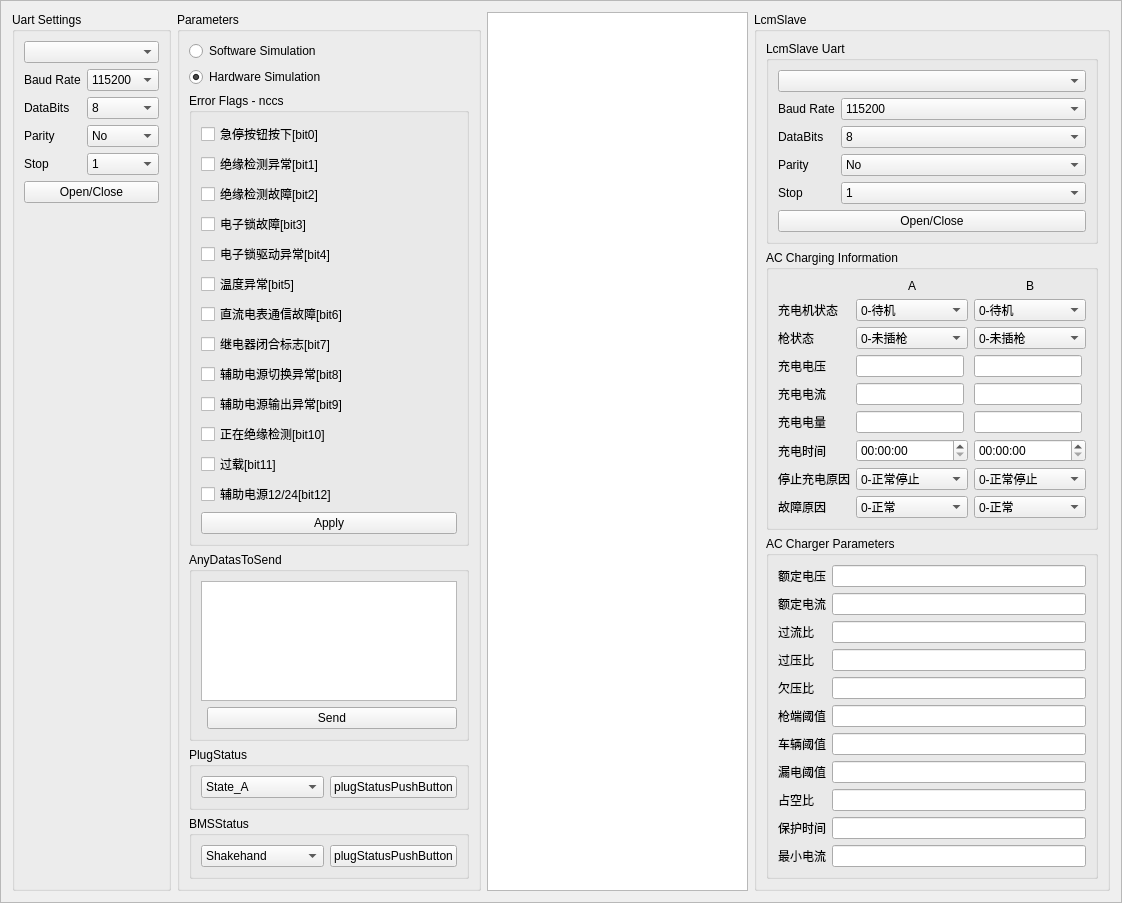
<?xml version="1.0" encoding="UTF-8"?>
<ui version="4.0">
 <class>Frame</class>
 <widget class="QFrame" name="Frame">
  <property name="geometry">
   <rect>
    <x>0</x>
    <y>0</y>
    <width>1122</width>
    <height>864</height>
   </rect>
  </property>
  <property name="windowTitle">
   <string>Frame</string>
  </property>
  <property name="frameShape">
   <enum>QFrame::StyledPanel</enum>
  </property>
  <property name="frameShadow">
   <enum>QFrame::Raised</enum>
  </property>
  <layout class="QHBoxLayout" name="horizontalLayout_3">
   <item>
    <widget class="QGroupBox" name="groupBox">
     <property name="title">
      <string>Uart Settings</string>
     </property>
     <layout class="QFormLayout" name="formLayout_3">
      <item row="0" column="0" colspan="2">
       <widget class="QComboBox" name="uartName"/>
      </item>
      <item row="1" column="0">
       <widget class="QLabel" name="label">
        <property name="text">
         <string>Baud Rate</string>
        </property>
       </widget>
      </item>
      <item row="1" column="1">
       <widget class="QComboBox" name="baudRate">
        <item>
         <property name="text">
          <string>115200</string>
         </property>
        </item>
        <item>
         <property name="text">
          <string>57600</string>
         </property>
        </item>
        <item>
         <property name="text">
          <string>56000</string>
         </property>
        </item>
        <item>
         <property name="text">
          <string>38400</string>
         </property>
        </item>
        <item>
         <property name="text">
          <string>19200</string>
         </property>
        </item>
        <item>
         <property name="text">
          <string>14400</string>
         </property>
        </item>
        <item>
         <property name="text">
          <string>9600</string>
         </property>
        </item>
        <item>
         <property name="text">
          <string>4800</string>
         </property>
        </item>
        <item>
         <property name="text">
          <string>2400</string>
         </property>
        </item>
        <item>
         <property name="text">
          <string>1200</string>
         </property>
        </item>
        <item>
         <property name="text">
          <string>600</string>
         </property>
        </item>
        <item>
         <property name="text">
          <string>300</string>
         </property>
        </item>
        <item>
         <property name="text">
          <string>110</string>
         </property>
        </item>
       </widget>
      </item>
      <item row="2" column="0">
       <widget class="QLabel" name="label_3">
        <property name="text">
         <string>DataBits</string>
        </property>
       </widget>
      </item>
      <item row="2" column="1">
       <widget class="QComboBox" name="dataBits">
        <item>
         <property name="text">
          <string>8</string>
         </property>
        </item>
        <item>
         <property name="text">
          <string>7</string>
         </property>
        </item>
        <item>
         <property name="text">
          <string>6</string>
         </property>
        </item>
        <item>
         <property name="text">
          <string>5</string>
         </property>
        </item>
        <item>
         <property name="text">
          <string>4</string>
         </property>
        </item>
       </widget>
      </item>
      <item row="3" column="0">
       <widget class="QLabel" name="label_4">
        <property name="text">
         <string>Parity</string>
        </property>
       </widget>
      </item>
      <item row="3" column="1">
       <widget class="QComboBox" name="parity">
        <item>
         <property name="text">
          <string>No</string>
         </property>
        </item>
        <item>
         <property name="text">
          <string>Even</string>
         </property>
        </item>
        <item>
         <property name="text">
          <string>Odd</string>
         </property>
        </item>
       </widget>
      </item>
      <item row="4" column="0">
       <widget class="QLabel" name="label_5">
        <property name="text">
         <string>Stop</string>
        </property>
       </widget>
      </item>
      <item row="4" column="1">
       <widget class="QComboBox" name="stopBits">
        <item>
         <property name="text">
          <string>1</string>
         </property>
        </item>
       </widget>
      </item>
      <item row="5" column="0" colspan="2">
       <widget class="QPushButton" name="uartButton">
        <property name="text">
         <string>Open/Close</string>
        </property>
        <property name="checkable">
         <bool>true</bool>
        </property>
       </widget>
      </item>
     </layout>
    </widget>
   </item>
   <item>
    <widget class="QGroupBox" name="groupBox_3">
     <property name="sizePolicy">
      <sizepolicy hsizetype="Fixed" vsizetype="Preferred">
       <horstretch>0</horstretch>
       <verstretch>0</verstretch>
      </sizepolicy>
     </property>
     <property name="title">
      <string>Parameters</string>
     </property>
     <layout class="QVBoxLayout" name="verticalLayout_2">
      <item>
       <widget class="QRadioButton" name="softwareSimulation">
        <property name="text">
         <string>Software Simulation</string>
        </property>
       </widget>
      </item>
      <item>
       <widget class="QRadioButton" name="hardwareSimulation">
        <property name="text">
         <string>Hardware Simulation</string>
        </property>
        <property name="checked">
         <bool>true</bool>
        </property>
       </widget>
      </item>
      <item>
       <widget class="QGroupBox" name="groupBox_2">
        <property name="title">
         <string>Error Flags - nccs</string>
        </property>
        <layout class="QVBoxLayout" name="verticalLayout">
         <item>
          <widget class="QCheckBox" name="checkBoxE0">
           <property name="text">
            <string>急停按钮按下[bit0]</string>
           </property>
          </widget>
         </item>
         <item>
          <widget class="QCheckBox" name="checkBoxE1">
           <property name="text">
            <string>绝缘检测异常[bit1]</string>
           </property>
          </widget>
         </item>
         <item>
          <widget class="QCheckBox" name="checkBoxE2">
           <property name="text">
            <string>绝缘检测故障[bit2]</string>
           </property>
          </widget>
         </item>
         <item>
          <widget class="QCheckBox" name="checkBoxE3">
           <property name="text">
            <string>电子锁故障[bit3]</string>
           </property>
          </widget>
         </item>
         <item>
          <widget class="QCheckBox" name="checkBoxE4">
           <property name="text">
            <string>电子锁驱动异常[bit4]</string>
           </property>
          </widget>
         </item>
         <item>
          <widget class="QCheckBox" name="checkBoxE5">
           <property name="text">
            <string>温度异常[bit5]</string>
           </property>
          </widget>
         </item>
         <item>
          <widget class="QCheckBox" name="checkBoxE6">
           <property name="text">
            <string>直流电表通信故障[bit6]</string>
           </property>
          </widget>
         </item>
         <item>
          <widget class="QCheckBox" name="checkBoxE7">
           <property name="text">
            <string>继电器闭合标志[bit7]</string>
           </property>
          </widget>
         </item>
         <item>
          <widget class="QCheckBox" name="checkBoxE8">
           <property name="text">
            <string>辅助电源切换异常[bit8]</string>
           </property>
          </widget>
         </item>
         <item>
          <widget class="QCheckBox" name="checkBoxE9">
           <property name="text">
            <string>辅助电源输出异常[bit9]</string>
           </property>
          </widget>
         </item>
         <item>
          <widget class="QCheckBox" name="checkBoxE10">
           <property name="text">
            <string>正在绝缘检测[bit10]</string>
           </property>
          </widget>
         </item>
         <item>
          <widget class="QCheckBox" name="checkBoxE11">
           <property name="text">
            <string>过载[bit11]</string>
           </property>
          </widget>
         </item>
         <item>
          <widget class="QCheckBox" name="checkBoxE12">
           <property name="text">
            <string>辅助电源12/24[bit12]</string>
           </property>
          </widget>
         </item>
         <item>
          <widget class="QPushButton" name="applyParamButton">
           <property name="text">
            <string>Apply</string>
           </property>
          </widget>
         </item>
        </layout>
       </widget>
      </item>
      <item>
       <spacer name="verticalSpacer">
        <property name="orientation">
         <enum>Qt::Vertical</enum>
        </property>
        <property name="sizeHint" stdset="0">
         <size>
          <width>20</width>
          <height>40</height>
         </size>
        </property>
       </spacer>
      </item>
      <item>
       <widget class="QGroupBox" name="groupBox_6">
        <property name="title">
         <string>AnyDatasToSend</string>
        </property>
        <layout class="QFormLayout" name="formLayout_2">
         <item row="1" column="1">
          <widget class="QPushButton" name="anyDatasSend">
           <property name="text">
            <string>Send</string>
           </property>
          </widget>
         </item>
         <item row="0" column="0" colspan="2">
          <widget class="QTextEdit" name="userDatasTextEdit"/>
         </item>
        </layout>
       </widget>
      </item>
      <item>
       <widget class="QGroupBox" name="groupBox_4">
        <property name="title">
         <string>PlugStatus</string>
        </property>
        <layout class="QHBoxLayout" name="horizontalLayout">
         <item>
          <widget class="QComboBox" name="comboBox">
           <item>
            <property name="text">
             <string>State_A</string>
            </property>
           </item>
           <item>
            <property name="text">
             <string>State_B</string>
            </property>
           </item>
           <item>
            <property name="text">
             <string>State_C</string>
            </property>
           </item>
          </widget>
         </item>
         <item>
          <widget class="QPushButton" name="pushButton">
           <property name="text">
            <string>plugStatusPushButton</string>
           </property>
          </widget>
         </item>
        </layout>
       </widget>
      </item>
      <item>
       <widget class="QGroupBox" name="groupBox_5">
        <property name="title">
         <string>BMSStatus</string>
        </property>
        <layout class="QHBoxLayout" name="horizontalLayout_2">
         <item>
          <widget class="QComboBox" name="comboBox_3">
           <item>
            <property name="text">
             <string>Shakehand</string>
            </property>
           </item>
           <item>
            <property name="text">
             <string>Identification</string>
            </property>
           </item>
           <item>
            <property name="text">
             <string>Configuration</string>
            </property>
           </item>
           <item>
            <property name="text">
             <string>Charging</string>
            </property>
           </item>
           <item>
            <property name="text">
             <string>Finished</string>
            </property>
           </item>
           <item>
            <property name="text">
             <string>Idle</string>
            </property>
           </item>
          </widget>
         </item>
         <item>
          <widget class="QPushButton" name="pushButton_2">
           <property name="text">
            <string>plugStatusPushButton</string>
           </property>
          </widget>
         </item>
        </layout>
       </widget>
      </item>
     </layout>
    </widget>
   </item>
   <item>
    <widget class="QTextBrowser" name="textBrowser"/>
   </item>
   <item>
    <widget class="QGroupBox" name="groupBox_10">
     <property name="sizePolicy">
      <sizepolicy hsizetype="Fixed" vsizetype="Preferred">
       <horstretch>0</horstretch>
       <verstretch>0</verstretch>
      </sizepolicy>
     </property>
     <property name="title">
      <string>LcmSlave</string>
     </property>
     <layout class="QVBoxLayout" name="verticalLayout_3">
      <item>
       <widget class="QGroupBox" name="groupBox_7">
        <property name="sizePolicy">
         <sizepolicy hsizetype="Preferred" vsizetype="Expanding">
          <horstretch>0</horstretch>
          <verstretch>0</verstretch>
         </sizepolicy>
        </property>
        <property name="title">
         <string>LcmSlave Uart</string>
        </property>
        <layout class="QFormLayout" name="formLayout">
         <item row="0" column="0" colspan="2">
          <widget class="QComboBox" name="lcmUartCombo"/>
         </item>
         <item row="8" column="0">
          <widget class="QLabel" name="label_6">
           <property name="text">
            <string>Stop</string>
           </property>
          </widget>
         </item>
         <item row="2" column="0">
          <widget class="QLabel" name="label_2">
           <property name="text">
            <string>Baud Rate</string>
           </property>
          </widget>
         </item>
         <item row="2" column="1">
          <widget class="QComboBox" name="lcmBaudRateCombo">
           <item>
            <property name="text">
             <string>115200</string>
            </property>
           </item>
           <item>
            <property name="text">
             <string>57600</string>
            </property>
           </item>
           <item>
            <property name="text">
             <string>56000</string>
            </property>
           </item>
           <item>
            <property name="text">
             <string>38400</string>
            </property>
           </item>
           <item>
            <property name="text">
             <string>19200</string>
            </property>
           </item>
           <item>
            <property name="text">
             <string>14400</string>
            </property>
           </item>
           <item>
            <property name="text">
             <string>9600</string>
            </property>
           </item>
           <item>
            <property name="text">
             <string>4800</string>
            </property>
           </item>
           <item>
            <property name="text">
             <string>2400</string>
            </property>
           </item>
           <item>
            <property name="text">
             <string>1200</string>
            </property>
           </item>
           <item>
            <property name="text">
             <string>600</string>
            </property>
           </item>
           <item>
            <property name="text">
             <string>300</string>
            </property>
           </item>
           <item>
            <property name="text">
             <string>110</string>
            </property>
           </item>
          </widget>
         </item>
         <item row="4" column="0">
          <widget class="QLabel" name="label_7">
           <property name="text">
            <string>DataBits</string>
           </property>
          </widget>
         </item>
         <item row="4" column="1">
          <widget class="QComboBox" name="lcmDataBitsCombo">
           <item>
            <property name="text">
             <string>8</string>
            </property>
           </item>
           <item>
            <property name="text">
             <string>7</string>
            </property>
           </item>
           <item>
            <property name="text">
             <string>6</string>
            </property>
           </item>
           <item>
            <property name="text">
             <string>5</string>
            </property>
           </item>
           <item>
            <property name="text">
             <string>4</string>
            </property>
           </item>
          </widget>
         </item>
         <item row="6" column="0">
          <widget class="QLabel" name="label_8">
           <property name="text">
            <string>Parity</string>
           </property>
          </widget>
         </item>
         <item row="6" column="1">
          <widget class="QComboBox" name="lcmParityCombo">
           <item>
            <property name="text">
             <string>No</string>
            </property>
           </item>
           <item>
            <property name="text">
             <string>Even</string>
            </property>
           </item>
           <item>
            <property name="text">
             <string>Odd</string>
            </property>
           </item>
          </widget>
         </item>
         <item row="8" column="1">
          <widget class="QComboBox" name="lcmStopBitsCombo">
           <item>
            <property name="text">
             <string>1</string>
            </property>
           </item>
          </widget>
         </item>
         <item row="10" column="0" colspan="2">
          <widget class="QPushButton" name="lcmUartButton">
           <property name="text">
            <string>Open/Close</string>
           </property>
           <property name="checkable">
            <bool>true</bool>
           </property>
          </widget>
         </item>
        </layout>
       </widget>
      </item>
      <item>
       <widget class="QGroupBox" name="groupBox_8">
        <property name="sizePolicy">
         <sizepolicy hsizetype="Preferred" vsizetype="Expanding">
          <horstretch>0</horstretch>
          <verstretch>0</verstretch>
         </sizepolicy>
        </property>
        <property name="title">
         <string>AC Charging Information</string>
        </property>
        <layout class="QGridLayout" name="gridLayout">
         <item row="1" column="2">
          <widget class="QComboBox" name="chargerStateCombo_2">
           <item>
            <property name="text">
             <string>0-待机</string>
            </property>
           </item>
           <item>
            <property name="text">
             <string>1-充电</string>
            </property>
           </item>
           <item>
            <property name="text">
             <string>2-结算</string>
            </property>
           </item>
           <item>
            <property name="text">
             <string>3-故障</string>
            </property>
           </item>
          </widget>
         </item>
         <item row="1" column="0">
          <widget class="QLabel" name="label_17">
           <property name="text">
            <string>充电机状态</string>
           </property>
          </widget>
         </item>
         <item row="1" column="1">
          <widget class="QComboBox" name="chargerStateCombo">
           <item>
            <property name="text">
             <string>0-待机</string>
            </property>
           </item>
           <item>
            <property name="text">
             <string>1-充电</string>
            </property>
           </item>
           <item>
            <property name="text">
             <string>2-结算</string>
            </property>
           </item>
           <item>
            <property name="text">
             <string>3-故障</string>
            </property>
           </item>
          </widget>
         </item>
         <item row="4" column="1">
          <widget class="QLineEdit" name="chargingCurLineEdit">
           <property name="sizePolicy">
            <sizepolicy hsizetype="Fixed" vsizetype="Fixed">
             <horstretch>0</horstretch>
             <verstretch>0</verstretch>
            </sizepolicy>
           </property>
          </widget>
         </item>
         <item row="2" column="0">
          <widget class="QLabel" name="label_10">
           <property name="text">
            <string>枪状态</string>
           </property>
          </widget>
         </item>
         <item row="2" column="2">
          <widget class="QComboBox" name="plugStateCombo_2">
           <item>
            <property name="text">
             <string>0-未插枪</string>
            </property>
           </item>
           <item>
            <property name="text">
             <string>1-已插枪</string>
            </property>
           </item>
           <item>
            <property name="text">
             <string>2-可以充电</string>
            </property>
           </item>
          </widget>
         </item>
         <item row="6" column="2">
          <widget class="QTimeEdit" name="chargingTimeEdit_2"/>
         </item>
         <item row="8" column="1">
          <widget class="QComboBox" name="chargingFaultReasonCombo">
           <item>
            <property name="text">
             <string>0-正常</string>
            </property>
           </item>
           <item>
            <property name="text">
             <string>1-急停故障</string>
            </property>
           </item>
           <item>
            <property name="text">
             <string>2-电表通信故障</string>
            </property>
           </item>
           <item>
            <property name="text">
             <string>3-漏电故障</string>
            </property>
           </item>
           <item>
            <property name="text">
             <string>4-过流</string>
            </property>
           </item>
           <item>
            <property name="text">
             <string>5-过压</string>
            </property>
           </item>
           <item>
            <property name="text">
             <string>6-欠压</string>
            </property>
           </item>
          </widget>
         </item>
         <item row="5" column="0">
          <widget class="QLabel" name="label_19">
           <property name="text">
            <string>充电电量</string>
           </property>
          </widget>
         </item>
         <item row="2" column="1">
          <widget class="QComboBox" name="plugStateCombo">
           <item>
            <property name="text">
             <string>0-未插枪</string>
            </property>
           </item>
           <item>
            <property name="text">
             <string>1-已插枪</string>
            </property>
           </item>
           <item>
            <property name="text">
             <string>2-可以充电</string>
            </property>
           </item>
          </widget>
         </item>
         <item row="6" column="0">
          <widget class="QLabel" name="label_20">
           <property name="text">
            <string>充电时间</string>
           </property>
          </widget>
         </item>
         <item row="4" column="2">
          <widget class="QLineEdit" name="chargingCurLineEdit_2">
           <property name="sizePolicy">
            <sizepolicy hsizetype="Fixed" vsizetype="Fixed">
             <horstretch>0</horstretch>
             <verstretch>0</verstretch>
            </sizepolicy>
           </property>
          </widget>
         </item>
         <item row="6" column="1">
          <widget class="QTimeEdit" name="chargingTimeEdit"/>
         </item>
         <item row="8" column="0">
          <widget class="QLabel" name="label_9">
           <property name="text">
            <string>故障原因</string>
           </property>
          </widget>
         </item>
         <item row="8" column="2">
          <widget class="QComboBox" name="chargingFaultReasonCombo_2">
           <item>
            <property name="text">
             <string>0-正常</string>
            </property>
           </item>
           <item>
            <property name="text">
             <string>1-急停故障</string>
            </property>
           </item>
           <item>
            <property name="text">
             <string>2-电表通信故障</string>
            </property>
           </item>
           <item>
            <property name="text">
             <string>3-漏电故障</string>
            </property>
           </item>
           <item>
            <property name="text">
             <string>4-过流</string>
            </property>
           </item>
           <item>
            <property name="text">
             <string>5-过压</string>
            </property>
           </item>
           <item>
            <property name="text">
             <string>6-欠压</string>
            </property>
           </item>
          </widget>
         </item>
         <item row="3" column="2">
          <widget class="QLineEdit" name="chargingVolLineEdit_2">
           <property name="sizePolicy">
            <sizepolicy hsizetype="Fixed" vsizetype="Fixed">
             <horstretch>0</horstretch>
             <verstretch>0</verstretch>
            </sizepolicy>
           </property>
          </widget>
         </item>
         <item row="4" column="0">
          <widget class="QLabel" name="label_18">
           <property name="text">
            <string>充电电流</string>
           </property>
          </widget>
         </item>
         <item row="5" column="1">
          <widget class="QLineEdit" name="chargingEnergyLineEdit">
           <property name="sizePolicy">
            <sizepolicy hsizetype="Fixed" vsizetype="Fixed">
             <horstretch>0</horstretch>
             <verstretch>0</verstretch>
            </sizepolicy>
           </property>
          </widget>
         </item>
         <item row="5" column="2">
          <widget class="QLineEdit" name="chargingEnergyLineEdit_2">
           <property name="sizePolicy">
            <sizepolicy hsizetype="Fixed" vsizetype="Fixed">
             <horstretch>0</horstretch>
             <verstretch>0</verstretch>
            </sizepolicy>
           </property>
          </widget>
         </item>
         <item row="3" column="1">
          <widget class="QLineEdit" name="chargingVolLineEdit">
           <property name="sizePolicy">
            <sizepolicy hsizetype="Fixed" vsizetype="Fixed">
             <horstretch>0</horstretch>
             <verstretch>0</verstretch>
            </sizepolicy>
           </property>
          </widget>
         </item>
         <item row="7" column="0">
          <widget class="QLabel" name="label_12">
           <property name="text">
            <string>停止充电原因</string>
           </property>
          </widget>
         </item>
         <item row="7" column="2">
          <widget class="QComboBox" name="chargingStopReasonCombo_2">
           <item>
            <property name="text">
             <string>0-正常停止</string>
            </property>
           </item>
           <item>
            <property name="text">
             <string>1-急停</string>
            </property>
           </item>
           <item>
            <property name="text">
             <string>2-电表</string>
            </property>
           </item>
           <item>
            <property name="text">
             <string>3-漏电</string>
            </property>
           </item>
           <item>
            <property name="text">
             <string>4-过流</string>
            </property>
           </item>
           <item>
            <property name="text">
             <string>5-过压</string>
            </property>
           </item>
           <item>
            <property name="text">
             <string>6-欠压</string>
            </property>
           </item>
          </widget>
         </item>
         <item row="3" column="0">
          <widget class="QLabel" name="label_11">
           <property name="text">
            <string>充电电压</string>
           </property>
          </widget>
         </item>
         <item row="7" column="1">
          <widget class="QComboBox" name="chargingStopReasonCombo">
           <item>
            <property name="text">
             <string>0-正常停止</string>
            </property>
           </item>
           <item>
            <property name="text">
             <string>1-急停</string>
            </property>
           </item>
           <item>
            <property name="text">
             <string>2-电表</string>
            </property>
           </item>
           <item>
            <property name="text">
             <string>3-漏电</string>
            </property>
           </item>
           <item>
            <property name="text">
             <string>4-过流</string>
            </property>
           </item>
           <item>
            <property name="text">
             <string>5-过压</string>
            </property>
           </item>
           <item>
            <property name="text">
             <string>6-欠压</string>
            </property>
           </item>
          </widget>
         </item>
         <item row="0" column="1">
          <widget class="QLabel" name="label_28">
           <property name="text">
            <string>A</string>
           </property>
           <property name="alignment">
            <set>Qt::AlignCenter</set>
           </property>
          </widget>
         </item>
         <item row="0" column="2">
          <widget class="QLabel" name="label_29">
           <property name="text">
            <string>B</string>
           </property>
           <property name="alignment">
            <set>Qt::AlignCenter</set>
           </property>
          </widget>
         </item>
        </layout>
       </widget>
      </item>
      <item>
       <widget class="QGroupBox" name="groupBox_9">
        <property name="sizePolicy">
         <sizepolicy hsizetype="Preferred" vsizetype="Expanding">
          <horstretch>0</horstretch>
          <verstretch>0</verstretch>
         </sizepolicy>
        </property>
        <property name="title">
         <string>AC Charger Parameters</string>
        </property>
        <layout class="QFormLayout" name="formLayout_5">
         <item row="0" column="1">
          <widget class="QLineEdit" name="rateVolLineEdit"/>
         </item>
         <item row="0" column="0">
          <widget class="QLabel" name="label_13">
           <property name="text">
            <string>额定电压</string>
           </property>
          </widget>
         </item>
         <item row="2" column="1">
          <widget class="QLineEdit" name="rateCurLineEdit"/>
         </item>
         <item row="2" column="0">
          <widget class="QLabel" name="label_14">
           <property name="text">
            <string>额定电流</string>
           </property>
          </widget>
         </item>
         <item row="3" column="1">
          <widget class="QLineEdit" name="ocRatioLineEdit"/>
         </item>
         <item row="4" column="1">
          <widget class="QLineEdit" name="ovRatioLineEdit"/>
         </item>
         <item row="5" column="1">
          <widget class="QLineEdit" name="lvRatioLineEdit"/>
         </item>
         <item row="6" column="1">
          <widget class="QLineEdit" name="plugThresholdLineEdit"/>
         </item>
         <item row="7" column="1">
          <widget class="QLineEdit" name="evThresholdLineEdit"/>
         </item>
         <item row="8" column="1">
          <widget class="QLineEdit" name="dropThresholdLineEdit"/>
         </item>
         <item row="9" column="1">
          <widget class="QLineEdit" name="pwmLineEdit"/>
         </item>
         <item row="10" column="1">
          <widget class="QLineEdit" name="protectedTimeLineEdit"/>
         </item>
         <item row="11" column="1">
          <widget class="QLineEdit" name="minCurLineEdit"/>
         </item>
         <item row="3" column="0">
          <widget class="QLabel" name="label_15">
           <property name="text">
            <string>过流比</string>
           </property>
          </widget>
         </item>
         <item row="4" column="0">
          <widget class="QLabel" name="label_16">
           <property name="text">
            <string>过压比</string>
           </property>
          </widget>
         </item>
         <item row="5" column="0">
          <widget class="QLabel" name="label_21">
           <property name="text">
            <string>欠压比</string>
           </property>
          </widget>
         </item>
         <item row="6" column="0">
          <widget class="QLabel" name="label_22">
           <property name="text">
            <string>枪端阈值</string>
           </property>
          </widget>
         </item>
         <item row="7" column="0">
          <widget class="QLabel" name="label_23">
           <property name="text">
            <string>车辆阈值</string>
           </property>
          </widget>
         </item>
         <item row="8" column="0">
          <widget class="QLabel" name="label_24">
           <property name="text">
            <string>漏电阈值</string>
           </property>
          </widget>
         </item>
         <item row="9" column="0">
          <widget class="QLabel" name="label_25">
           <property name="text">
            <string>占空比</string>
           </property>
          </widget>
         </item>
         <item row="10" column="0">
          <widget class="QLabel" name="label_26">
           <property name="text">
            <string>保护时间</string>
           </property>
          </widget>
         </item>
         <item row="11" column="0">
          <widget class="QLabel" name="label_27">
           <property name="text">
            <string>最小电流</string>
           </property>
          </widget>
         </item>
        </layout>
       </widget>
      </item>
     </layout>
    </widget>
   </item>
  </layout>
 </widget>
 <resources/>
 <connections/>
</ui>
